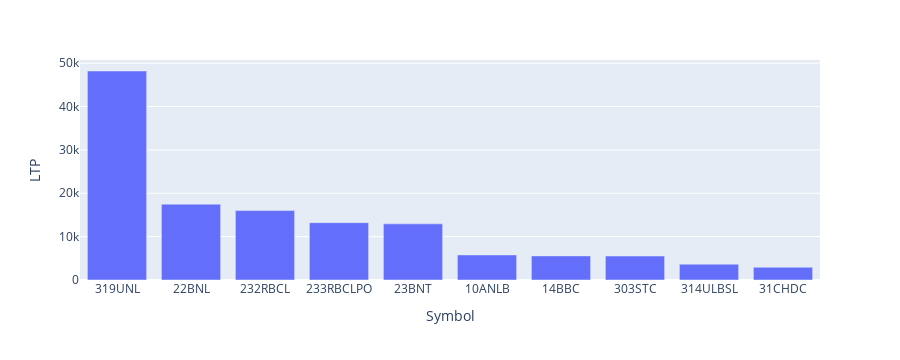

Notebook source saved alongside this figure:
### Code cell
import plotly.express as px
plot_df = df.sort_values(by = 'LTP', ascending = False).head(10)
fig = px.bar(plot_df, x='Symbol', y='LTP')
fig.show()

### Figure 1 — Plotly figure (JSON) as saved in the notebook; plotly's stock layout.template omitted (floating-point values rounded to 4 significant figures)
{"data": [{"alignmentgroup": "True", "hovertemplate": "Symbol=%{x}<br>LTP=%{y}<extra></extra>", "legendgroup": "", "marker": {"color": "#636efa", "pattern": {"shape": ""}}, "name": "", "offsetgroup": "", "orientation": "v", "showlegend": false, "textposition": "auto", "type": "bar", "x": ["319UNL", "22BNL", "232RBCL", "233RBCLPO", "23BNT", "10ANLB", "14BBC", "303STC", "314ULBSL", "31CHDC"], "xaxis": "x", "y": [48200, 17493, 16010.0, 13220, 12950.0, 5785, 5558.0, 5531.0, 3643.0, 2939.0], "yaxis": "y"}], "layout": {"autosize": true, "barmode": "relative", "height": 360, "legend": {"tracegroupgap": 0}, "margin": {"t": 60}, "xaxis": {"anchor": "y", "autorange": true, "domain": [0, 1], "range": [-0.5, 9.5], "title": {"text": "Symbol"}, "type": "category"}, "yaxis": {"anchor": "x", "autorange": true, "domain": [0, 1], "range": [0, 50740.0], "title": {"text": "LTP"}, "type": "linear"}}}
